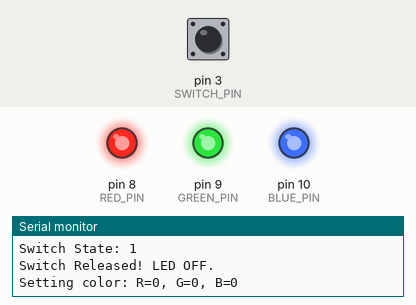
Bench run of a sketch on a simulated Arduino Uno, built with avr-gcc and run on an emulated ATmega328P. On the bench: output pins drawn as LEDs (lit = HIGH), the last lines printed to the serial monitor. Dashed ring = blinking. Inputs (shaded band) come from the test bench; at power-on: pin 3 (SWITCH_PIN) HIGH.

Above: at 1.2 s.
1.3 s: pin 3 (SWITCH_PIN) pulled LOW for 0.25 s
At 4.1 s:
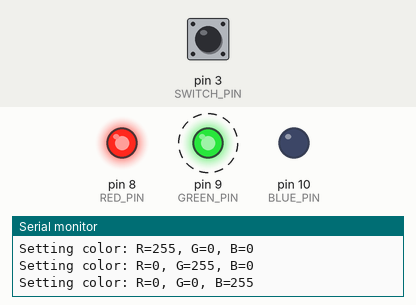
At 6.0 s:
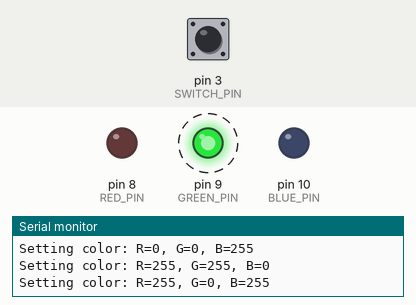
7.5 s: pin 3 (SWITCH_PIN) pulled LOW for 3.2 s
At 10.2 s:
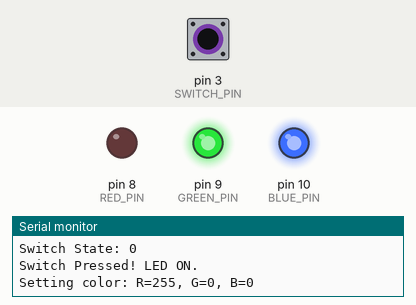
Timing chart, 0 to 17.9 s (numbered marks = the images above; inputs shaded):
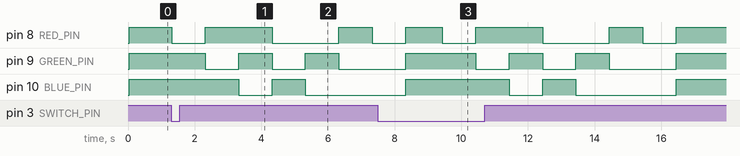

Measured:
- after the input at 1.3 s, pin 8 (RED_PIN): goes LOW 1.0 s, HIGH 2.0 s, LOW 2.0 s, HIGH 1.0 s, then LOW, starting at once; pin 9 (GREEN_PIN): alternates HIGH for 1.0 s and LOW for 1.0 s, starting after 1.0 s; pin 10 (BLUE_PIN): HIGH → LOW after 2.0 s, → HIGH 1.0 s later, → LOW 1.0 s later

The sketch:

switch3led.ino
```cpp
// 스위치가 연결된 디지털 핀 번호를 정의합니다.
const int SWITCH_PIN = 3;

// 각 LED에 연결된 아두이노 핀 번호를 정의합니다.
#define RED_PIN 8
#define GREEN_PIN 9
#define BLUE_PIN 10

void setup() {
  // R, G, B 핀을 모두 출력(OUTPUT) 모드로 설정합니다.
  pinMode(RED_PIN, OUTPUT);
  pinMode(GREEN_PIN, OUTPUT);
  pinMode(BLUE_PIN, OUTPUT);

  // 스위치 핀을 입력(INPUT) 모드로 설정하고, 내부 풀업 저항을 활성화합니다.
  // 내부 풀업 저항을 사용하면 스위치가 눌리지 않았을 때 HIGH, 눌렸을 때 LOW가 됩니다.
  pinMode(SWITCH_PIN, INPUT_PULLUP);

  // 시리얼 통신을 시작합니다 (디버깅용).
  Serial.begin(9600);
  Serial.println("Arduino Ready! Monitoring Digital Pin 3 for switch...");

}

// 원하는 색상을 출력하는 함수
// r, g, b 값은 각각 0~255 사이의 밝기를 의미합니다.
// 입력은 있지만 출력이 없는 함수입니다.
// void는 반환값이 없음을 의미합니다.
void setColor(int r, int g, int b) {
  // Cathode, Anode 두가지 종류
  // 공통 음극(Common Cathode) 방식은 값을 그대로 사용합니다.
  // 0(꺼짐) ~ 255(최대 밝기)
  analogWrite(RED_PIN, 255-r);
  analogWrite(GREEN_PIN, 255-g);
  analogWrite(BLUE_PIN, 255-b);

  // 현재 설정된 색상 값을 시리얼 모니터에 출력합니다.
  Serial.print("Setting color: R=");
  Serial.print(r);
  Serial.print(", G=");
  Serial.print(g);
  Serial.print(", B=");
  Serial.println(b);
}

void loop() {
  // 스위치 핀의 상태를 읽어옵니다.
  // INPUT_PULLUP 모드에서는 스위치가 눌리지 않으면 HIGH (1), 눌리면 LOW (0)가 됩니다.
  int switchState = digitalRead(SWITCH_PIN);

  // 시리얼 모니터에 현재 스위치 상태를 출력합니다.
  Serial.print("Switch State: ");
  Serial.println(switchState);

  // 스위치가 눌렸을 때 (상태가 LOW일 때)
  if (switchState == LOW) {
    Serial.println("Switch Pressed! LED ON.");
    setColor(255, 0, 0);
    delay(1000); // 1초 대기

    // 초록색 (Green)
    setColor(0, 255, 0);
    delay(1000);

    // 파란색 (Blue)
    setColor(0, 0, 255);
    delay(1000);

    // 노란색 (Yellow) - 빨강과 초록을 섞음
    setColor(255, 255, 0);
    delay(1000);

    // 보라색 (Purple) - 빨강과 파랑을 섞음
    setColor(255, 0, 255);
    delay(1000);

    // 하늘색 (Cyan) - 초록과 파랑을 섞음
    setColor(0, 255, 255);
    delay(1000);

    // 흰색 (White) - 모든 색을 최대로 섞음
    setColor(255, 255, 255);
    delay(1000);

    // LED 끄기
    setColor(0, 0, 0);
    delay(1000);
  }
  // 스위치가 눌리지 않았을 때 (상태가 HIGH일 때)
  else {
    Serial.println("Switch Released! LED OFF.");
    setColor(0, 0, 0);
    delay(100);
  }

  delay(100); // 스위치 채터링 방지 및 안정적인 읽기를 위한 짧은 대기
}
```
